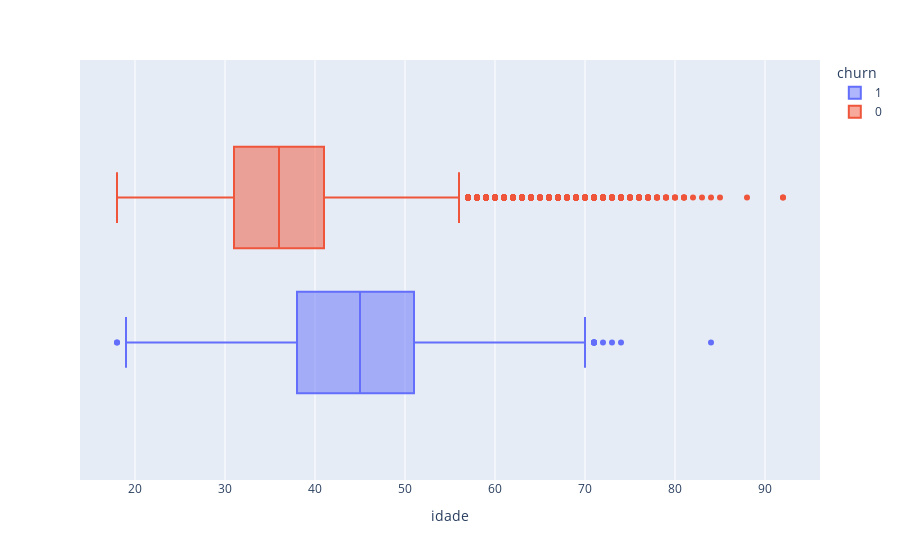

The notebook cell this image was saved under:
### Code cell
px.box(df, x='idade', color='churn')

### Figure 1 — Plotly figure (JSON) as saved in the notebook; plotly's stock layout.template omitted (floating-point values rounded to 4 significant figures; data arrays with more than 128 entries replaced by an {"elided": "..."} marker saying what was removed)
{"data": [{"alignmentgroup": "True", "hovertemplate": "churn=1<br>idade=%{x}<extra></extra>", "legendgroup": "1", "marker": {"color": "#636efa"}, "name": "1", "notched": false, "offsetgroup": "1", "orientation": "h", "showlegend": true, "type": "box", "x": {"elided": "2037 int values"}, "x0": " ", "xaxis": "x", "y0": " ", "yaxis": "y"}, {"alignmentgroup": "True", "hovertemplate": "churn=0<br>idade=%{x}<extra></extra>", "legendgroup": "0", "marker": {"color": "#EF553B"}, "name": "0", "notched": false, "offsetgroup": "0", "orientation": "h", "showlegend": true, "type": "box", "x": {"elided": "7963 int values"}, "x0": " ", "xaxis": "x", "y0": " ", "yaxis": "y"}], "layout": {"boxmode": "group", "legend": {"title": {"text": "churn"}, "tracegroupgap": 0}, "margin": {"t": 60}, "xaxis": {"anchor": "y", "domain": [0, 1], "title": {"text": "idade"}}, "yaxis": {"anchor": "x", "domain": [0, 1]}}}
